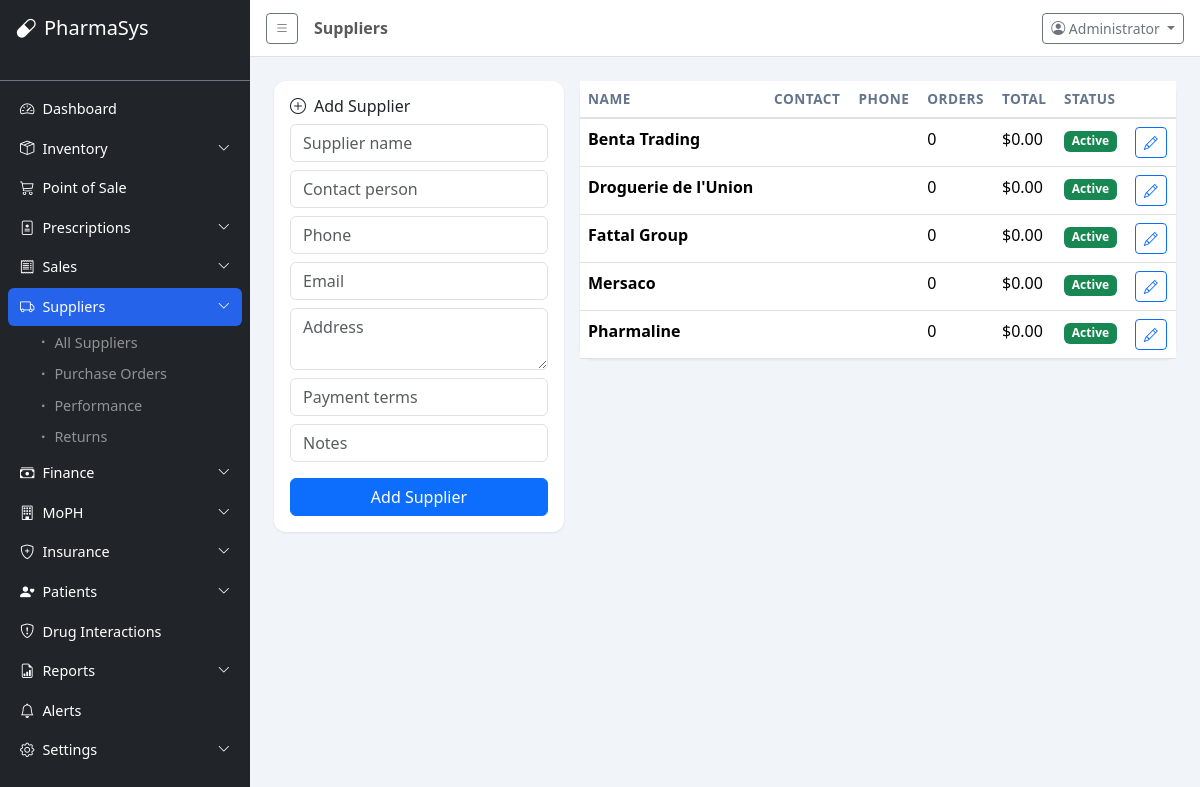
Screenshot of /modules/suppliers/index.php (signed in) with the database file from the repository.
### tables this page shows
CREATE TABLE suppliers (
    id INT AUTO_INCREMENT PRIMARY KEY,
    name VARCHAR(150) NOT NULL,
    contact_person VARCHAR(100),
    phone VARCHAR(20),
    email VARCHAR(100),
    address TEXT,
    payment_terms VARCHAR(100),
    notes TEXT,
    is_active TINYINT(1) DEFAULT 1,
    created_at TIMESTAMP DEFAULT CURRENT_TIMESTAMP,
    updated_at TIMESTAMP DEFAULT CURRENT_TIMESTAMP ON UPDATE CURRENT_TIMESTAMP
);

### includes/functions.php (called while the page is built, shortened)
<?php
function sanitize($input) {
    return htmlspecialchars(trim($input), ENT_QUOTES, 'UTF-8');
}
function formatCurrency($amount, $currency = 'USD') {
    return '$' . number_format($amount, 2);
}

### modules/suppliers/index.php (the view, shortened to what this page needs)
<?php
require_once __DIR__ . '/../../includes/header.php';
$db = getDB();
$suppliers = $db->query("SELECT s.*, (SELECT COUNT(*) FROM purchase_orders WHERE supplier_id = s.id) as order_count, (SELECT COALESCE(SUM(total),0) FROM purchase_orders WHERE supplier_id = s.id AND status != 'cancelled') as total_purchases FROM suppliers s ORDER BY s.name")->fetchAll();
?>
<div class="row g-3">
    <div class="col-lg-4">
        <div class="card p-3">
            <h6><i class="bi bi-plus-circle me-2"></i>Add Supplier</h6>
            <form method="POST">
                <div class="mb-2"><input type="text" class="form-control" name="name" placeholder="Supplier name" required></div>
                <div class="mb-2"><input type="text" class="form-control" name="contact_person" placeholder="Contact person"></div>
                <div class="mb-2"><input type="tel" class="form-control" name="phone" placeholder="Phone"></div>
                <div class="mb-2"><input type="email" class="form-control" name="email" placeholder="Email"></div>
                <div class="mb-2"><textarea class="form-control" name="address" placeholder="Address" rows="2"></textarea></div>
                <div class="mb-2"><input type="text" class="form-control" name="payment_terms" placeholder="Payment terms"></div>
                <div class="mb-3"><input type="text" class="form-control" name="notes" placeholder="Notes"></div>
                <button type="submit" name="add" value="1" class="btn btn-primary w-100">Add Supplier</button>
            </form>
        </div>
    </div>
    <div class="col-lg-8">
        <div class="card">
            <div class="table-responsive">
                <table class="table data-table table-hover mb-0">
                    <thead><tr><th>Name</th><th>Contact</th><th>Phone</th><th>Orders</th><th>Total</th><th>Status</th><th></th></tr></thead>
                    <tbody>
                        <?php foreach ($suppliers as $s): ?>
                        <tr>
                            <td><strong><?= sanitize($s['name']) ?></strong></td>
                            <td><?= sanitize($s['contact_person'] ?? '-') ?></td>
                            <td><?= sanitize($s['phone'] ?? '-') ?></td>
                            <td><?= $s['order_count'] ?></td>
                            <td><?= formatCurrency($s['total_purchases']) ?></td>
                            <td><span class="badge bg-<?= $s['is_active'] ? 'success' : 'secondary' ?>"><?= $s['is_active'] ? 'Active' : 'Inactive' ?></span></td>
                            <td><button class="btn btn-sm btn-outline-primary" data-bs-toggle="modal" data-bs-target="#editSup<?= $s['id'] ?>"><i class="bi bi-pencil"></i></button></td>
                        </tr>
                        <?php endforeach; ?>
                    </tbody>
                </table>
            </div>
        </div>
    </div>
</div>
<?php require_once __DIR__ . '/../../includes/footer.php'; ?>

### assets/css/style.css (style rules this page uses)
:root { --sidebar-width: 250px; --primary: #2563EB; --primary-dark: #1D4ED8; --success: #059669; --warning: #D97706; --danger: #DC2626; --info: #0891B2; }
body { font-family: 'Segoe UI', system-ui, -apple-system, sans-serif; background: #F1F5F9; min-height: 100vh; }
.card { border: none; border-radius: 12px; box-shadow: 0 1px 3px rgba(0,0,0,0.08); transition: box-shadow 0.2s; }
.table th { font-weight: 600; font-size: 0.85rem; text-transform: uppercase; color: #64748B; letter-spacing: 0.5px; border-bottom-width: 2px; }

### rows the page displays
suppliers: name "Benta Trading", order_count "0", total_purchases "$0.00", is_active "Active"
suppliers: name "Droguerie de l'Union", order_count "0", total_purchases "$0.00", is_active "Active"
suppliers: name "Fattal Group", order_count "0", total_purchases "$0.00", is_active "Active"
suppliers: name "Mersaco", order_count "0", total_purchases "$0.00", is_active "Active"
suppliers: name "Pharmaline", order_count "0", total_purchases "$0.00", is_active "Active"

### other values shown
APP_NAME "PharmaSys"
$item['label'] "Dashboard"
$item['label'] "Inventory"
$item['label'] "Point of Sale"
$item['label'] "Prescriptions"
$item['label'] "Sales"
$item['label'] "Suppliers"
$child['label'] "All Suppliers"
$child['label'] "Purchase Orders"
$child['label'] "Performance"
$child['label'] "Returns"
$item['label'] "Finance"
$item['label'] "MoPH"
$item['label'] "Insurance"
$item['label'] "Patients"
